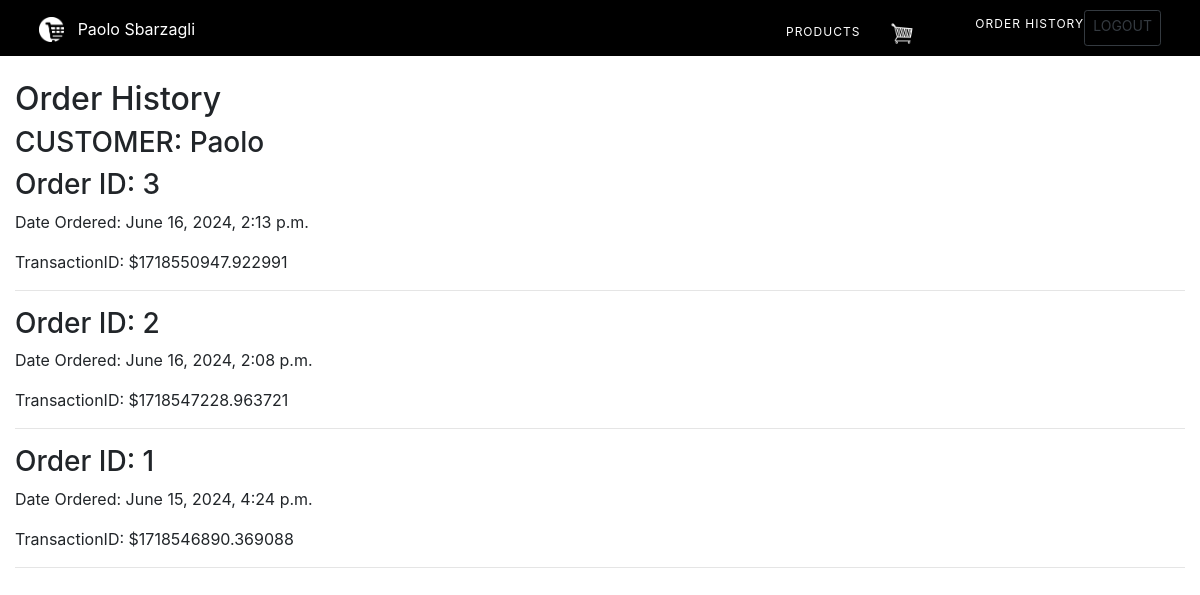
/order-history/ (signed in), run on an earlier commit of the app's database.
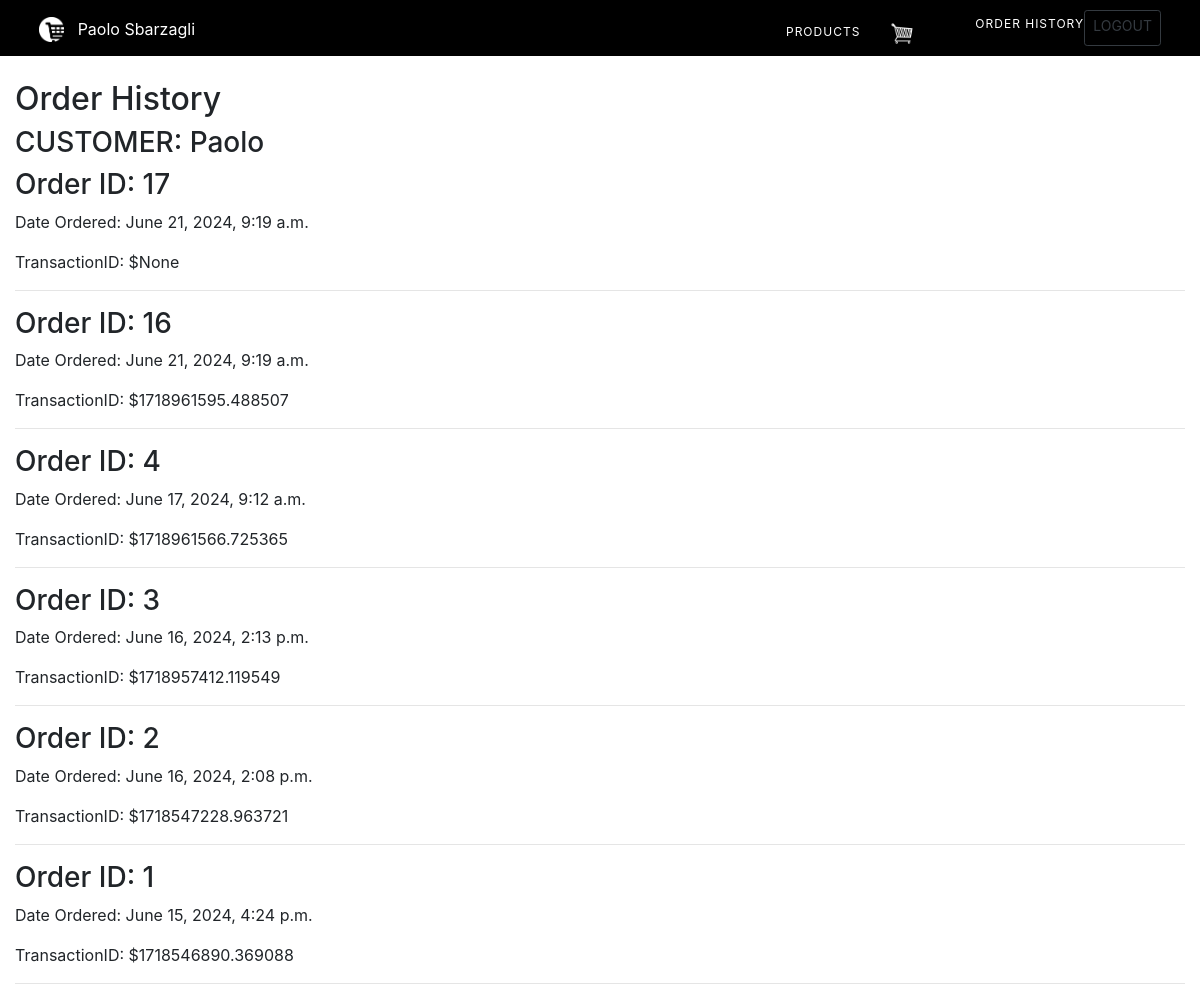
And on a later commit of the database.
### store/models.py (models this page shows, shortened)
class Order(models.Model):
    customer = models.ForeignKey(Customer, on_delete=models.SET_NULL, null=True, blank=True)
    date_ordered = models.DateTimeField(auto_now_add=True)
    complete = models.BooleanField(default=False)
    transaction_id = models.CharField(max_length=100, null=True)

### store/views.py (the view)
# urls.py: path('order-history/', views.orderHistory, name='order-history'),
@login_required
def orderHistory(request):
    try:
        customer = request.user.customer
    except Customer.DoesNotExist:
        customer = None
    if customer:
        orders = Order.objects.filter(customer=customer).order_by('-date_ordered')
    else:
        orders = []
    context = {'orders': orders, 'customer': customer}
    return render(request, 'store/order_history.html', context)

### store/models.py (called while the page is built)
    def __str__(self):
        return self.name

### store/templates/store/order_history.html
{% extends 'store/main.html' %}
{% load static %}
{% block content %}
<h2>Order History</h2>
    <h3>CUSTOMER: {{ customer }}</h3>
<div class="order-list">
    {% for order in orders %}
    <div class="order">
        <h3>Order ID: {{ order.id }}</h3>
        <p>Date Ordered: {{ order.date_ordered }}</p>
        <p>TransactionID: ${{ order.transaction_id }}</p>
    </div>
    <hr>
    {% endfor %}
</div>
{% endblock %}

What changed in the data, as far as the page shows it:
added Order: id "17", date_ordered "June 21, 2024, 9:19 a.m.", transaction_id "None"
added Order: id "16", date_ordered "June 21, 2024, 9:19 a.m.", transaction_id "1718961595.488507"
now on this page (row edited): Order: id "4", date_ordered "June 17, 2024, 9:12 a.m.", transaction_id "1718961566.725365"
changed Order "June 16, 2024, 2:13 p.m.": transaction_id "1718550947.922991" → "1718957412.119549"
